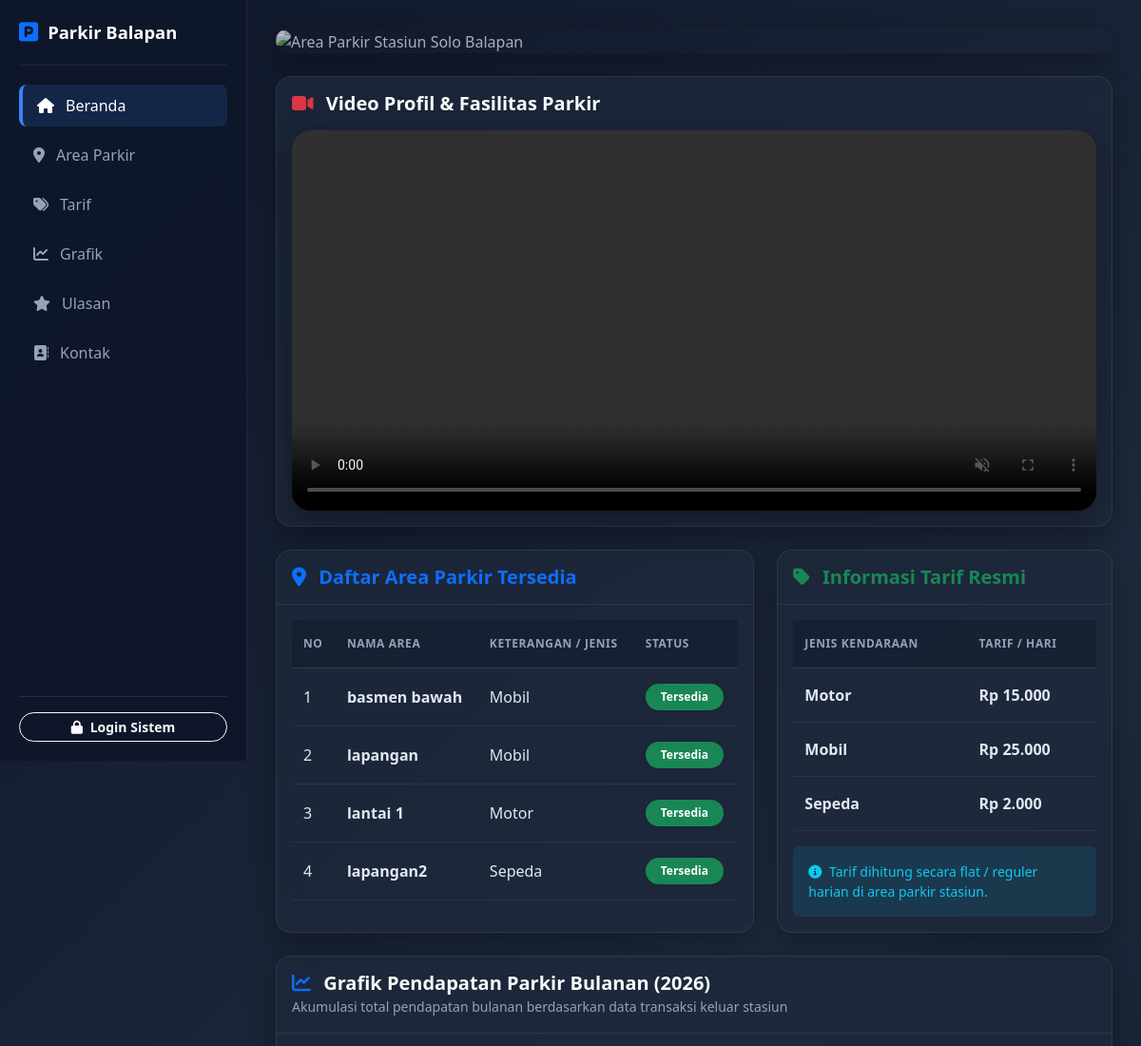
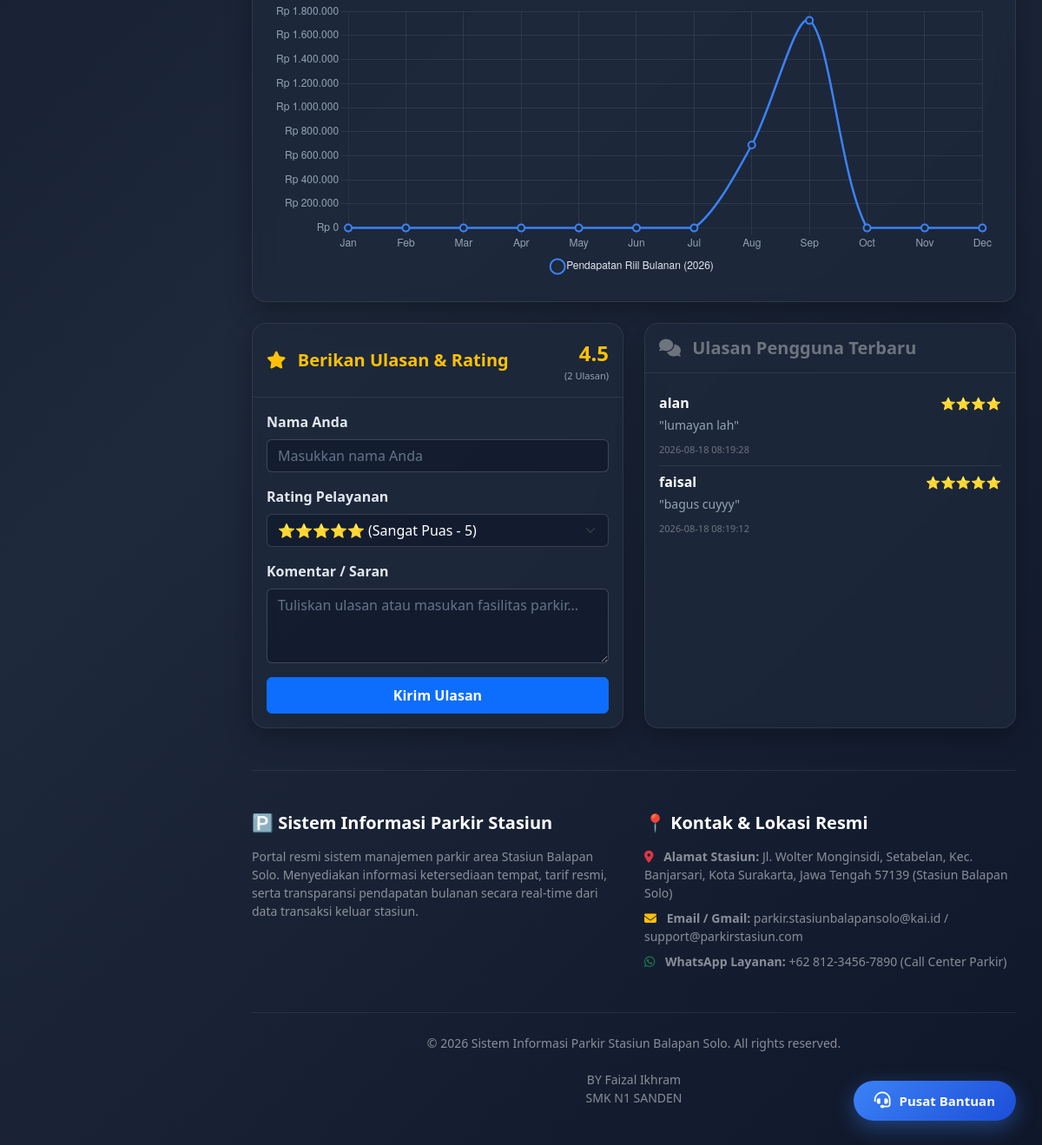
The page / on the database its author committed (2 pictures, top to bottom).
### tables this page shows
CREATE TABLE `tb_area_parkir` (
  `id_area` int(11) NOT NULL,
  `nama_area` varchar(50) NOT NULL,
  `kapasitas` int(5) NOT NULL,
  `terisi` int(5) DEFAULT 0,
  `jenis_kendaraan` varchar(50) NOT NULL
);

CREATE TABLE `tb_tarif` (
  `id_tarif` int(11) NOT NULL,
  `jenis_kendaraan` varchar(50) DEFAULT NULL,
  `tarif_per_jam` decimal(10,0) NOT NULL
);

CREATE TABLE `tb_ulasan` (
  `id` int(11) NOT NULL,
  `nama` varchar(100) NOT NULL,
  `rating` int(11) NOT NULL,
  `komentar` text NOT NULL,
  `tanggal` datetime NOT NULL
);

### index.php (the view, shortened to what the rows shown need)
<?php
include 'koneksi.php';
mysqli_query($conn, "CREATE TABLE IF NOT EXISTS `tb_area_parkir` (
  `id` INT AUTO_INCREMENT PRIMARY KEY,
  `nama_area` VARCHAR(100) NOT NULL,
  `jenis_kendaraan` VARCHAR(50) DEFAULT NULL
)");
mysqli_query($conn, "CREATE TABLE IF NOT EXISTS `tb_tarif` (
  `id` INT AUTO_INCREMENT PRIMARY KEY,
  `jenis_kendaraan` VARCHAR(50) NOT NULL,
  `tarif_per_jam` INT NOT NULL
)");
mysqli_query($conn, "CREATE TABLE IF NOT EXISTS `tb_ulasan` (
  `id` INT AUTO_INCREMENT PRIMARY KEY,
  `nama` VARCHAR(100) NOT NULL,
  `rating` INT NOT NULL,
  `komentar` TEXT NOT NULL,
  `tanggal` DATETIME NOT NULL
)");
$area_parkir = mysqli_query($conn, "SELECT * FROM tb_area_parkir");
$tarif_parkir = mysqli_query($conn, "SELECT * FROM tb_tarif");
$tahun_aktif = date('Y');
$data_bulanan = [
    '01' => 0, '02' => 0, '03' => 0, '04' => 0,
    '05' => 0, '06' => 0, '07' => 0, '08' => 0,
    '09' => 0, '10' => 0, '11' => 0, '12' => 0
];
$q_transaksi = mysqli_query($conn, "SELECT waktu_keluar, biaya_total FROM tb_transaksi WHERE status = 'keluar'");
if ($q_transaksi) {
    while ($row = mysqli_fetch_assoc($q_transaksi)) {
        if (!empty($row['waktu_keluar']) && $row['waktu_keluar'] != '0000-00-00 00:00:00') {
            $timestamp = strtotime($row['waktu_keluar']);
            if ($timestamp) {
                $thn = date('Y', $timestamp);
                $bln = date('m', $timestamp);
                if ($thn == $tahun_aktif && isset($data_bulanan[$bln])) {
                    $data_bulanan[$bln] += (int)$row['biaya_total'];
                }
            }
        }
    }
}
$grafik_label = ['Jan', 'Feb', 'Mar', 'Apr', 'May', 'Jun', 'Jul', 'Aug', 'Sep', 'Oct', 'Nov', 'Dec'];
$grafik_data = array_values($data_bulanan);
$q_ulasan = mysqli_query($conn, "SELECT * FROM tb_ulasan ORDER BY id DESC LIMIT 5");
?>
<!DOCTYPE html>
<html lang="id" style="scroll-behavior: smooth;">
<head>
    <link href="https://cdn.jsdelivr.net/npm/bootstrap@5.3.0/dist/css/bootstrap.min.css" rel="stylesheet">
    <link rel="stylesheet" href="https://cdnjs.cloudflare.com/ajax/libs/font-awesome/6.4.0/css/all.min.css">
</head>
<body>
    <div class="main-content">
        <div class="container-fluid px-0 mb-5">
            <div class="row g-4">
                <div class="col-lg-7" id="area-parkir">
                    <div class="card h-100">
                        <div class="card-body">
                            <div class="table-responsive">
                                <table class="table table-hover align-middle">
                                    <thead class="table-light">
                                        <tr>
                                            <th>No</th>
                                            <th>Nama Area</th>
                                            <th>Keterangan / Jenis</th>
                                            <th>Status</th>
                                        </tr>
                                    </thead>
                                    <tbody>
                                        <?php
                                        $no = 1;
                                        if($area_parkir && mysqli_num_rows($area_parkir) > 0) {
                                            while($row = mysqli_fetch_assoc($area_parkir)):
                                        ?>
                                        <tr>
                                            <td><?= $no++; ?></td>
                                            <td><strong><?= htmlspecialchars($row['nama_area']); ?></strong></td>
                                            <td><?= isset($row['jenis_kendaraan']) ? htmlspecialchars(ucfirst($row['jenis_kendaraan'])) : '-'; ?></td>
                                            <td><span class="badge bg-success text-white px-3 py-2 rounded-pill fw-semibold shadow-sm">Tersedia</span></td>
                                        </tr>
                                        <?php
                                            endwhile;
                                        } else {
                                            echo "<tr><td colspan='4' class='text-center text-muted'>Belum ada area parkir.</td></tr>";
                                        }
                                        ?>
                                    </tbody>
                                </table>
                            </div>
                        </div>
                    </div>
                </div>
                <div class="col-lg-5" id="tarif-parkir">
                    <div class="card h-100">
                        <div class="card-body">
                            <div class="table-responsive">
                                <table class="table table-hover align-middle">
                                    <thead class="table-light">
                                        <tr>
                                            <th>Jenis Kendaraan</th>
                                            <th>Tarif / Hari</th>
                                        </tr>
                                    </thead>
                                    <tbody>
                                        <?php
                                        if($tarif_parkir && mysqli_num_rows($tarif_parkir) > 0) {
                                            while($t = mysqli_fetch_assoc($tarif_parkir)):
                                        ?>
                                        <tr>
                                            <td><strong><?= htmlspecialchars(ucfirst($t['jenis_kendaraan'])); ?></strong></td>
                                            <td class="text-success fw-bold">Rp <?= number_format($t['tarif_per_jam'], 0, ',', '.'); ?></td>
                                        </tr>
                                        <?php
                                            endwhile;
                                        } else {
                                            echo "<tr><td colspan='2' class='text-center text-muted'>Belum ada tarif.</td></tr>";
                                        }
                                        ?>
                                    </tbody>
                                </table>
                            </div>
                        </div>
                    </div>
                </div>
            </div>
            <div class="row mt-4" id="ulasan">
                <div class="col-lg-6">
                    <div class="card h-100">
                        <div class="card-body">
                            <div class="list-group list-group-flush">
                                <?php
                                if ($q_ulasan && mysqli_num_rows($q_ulasan) > 0) {
                                    while($u = mysqli_fetch_assoc($q_ulasan)) {
                                        $bintang = str_repeat('⭐', (int)$u['rating']);
                                        echo '<div class="list-group-item px-0">';
                                        echo '<div class="d-flex justify-content-between align-items-center mb-1">';
                                        echo '<h6 class="mb-0 fw-bold text-white">'.htmlspecialchars($u['nama']).'</h6>';
                                        echo '<small class="text-muted">'.$bintang.'</small>';
                                        echo '</div>';
                                        echo '<p class="mb-1 text-muted small">"'.htmlspecialchars($u['komentar']).'"</p>';
                                        echo '<small class="text-secondary" style="font-size: 11px;">'.htmlspecialchars($u['tanggal']).'</small>';
                                        echo '</div>';
                                    }
                                } else {
                                    echo '<p class="text-muted text-center my-4">Belum ada ulasan yang dikirimkan. Jadilah yang pertama memberikan ulasan!</p>';
                                }
                                ?>
                            </div>
                        </div>
                    </div>
                </div>
            </div>
        </div>
    </div>
    <script>
        const ctx = document.getElementById('grafikPendapatan').getContext('2d');
        const grafikPendapatan = new Chart(ctx, {
            type: 'line',
            data: {
                labels: <?= json_encode($grafik_label); ?>,
                datasets: [{
                    label: 'Pendapatan Riil Bulanan (<?= $tahun_aktif; ?>)',
                    data: <?= json_encode($grafik_data); ?>,
                    borderColor: '#3b82f6',
                    borderWidth: 2.5,
                    tension: 0.3, // Membuat garis melengkung naik turun seperti gelombang/gunung
                    fill: false,
                    pointRadius: 4,
                    pointHoverRadius: 6,
                    pointBackgroundColor: '#1e293b',
                    pointBorderColor: '#3b82f6',
                    pointBorderWidth: 2
                }]
            },
            options: {
                responsive: true,
                maintainAspectRatio: false,
                plugins: {
                    legend: {
                        display: true,
                        position: 'bottom',
                        labels: {
                            color: '#e2e8f0',
                            usePointStyle: true,
                            boxWidth: 8
                        }
                    }
                },
                scales: {
                    x: {
                        grid: {
                            display: true,
                            color: 'rgba(255, 255, 255, 0.08)'
                        },
                        ticks: { color: '#94a3b8' }
                    },
                    y: {
                        beginAtZero: true,
                        grid: {
                            display: true,
                            color: 'rgba(255, 255, 255, 0.08)'
                        },
                        ticks: {
                            color: '#94a3b8',
                            callback: function(value) {
                                return 'Rp ' + Number(value).toLocaleString('id-ID');
                            }
                        }
                    }
                }
            }
        });
    </script>
</body>
</html>

### rows shown on the page
tb_area_parkir: nama_area "basmen bawah", jenis_kendaraan "Mobil"
tb_area_parkir: nama_area "lapangan", jenis_kendaraan "Mobil"
tb_area_parkir: nama_area "lantai 1", jenis_kendaraan "Motor"
tb_area_parkir: nama_area "lapangan2", jenis_kendaraan "Sepeda"
tb_tarif: jenis_kendaraan "Motor", tarif_per_jam "15.000"
tb_tarif: jenis_kendaraan "Mobil", tarif_per_jam "25.000"
tb_tarif: jenis_kendaraan "Sepeda", tarif_per_jam "2.000"
tb_ulasan: nama "alan", rating "⭐⭐⭐⭐", komentar "lumayan lah", tanggal "2026-08-18 08:19:28"
tb_ulasan: nama "faisal", rating "⭐⭐⭐⭐⭐", komentar "bagus cuyyy", tanggal "2026-08-18 08:19:12"

### other values the page prints
$rating_angka "4.5"
$jumlah_ulasan "2"
chart data {{ json_encode($grafik_label) }} ["Jan","Feb","Mar","Apr","May","Jun","Jul","Aug","Sep","Oct","Nov","Dec"]
chart data {{ $tahun_aktif }} 2026
chart data {{ json_encode($grafik_data) }} [0,0,0,0,0,0,0,690000,1725000,0,0,0]
